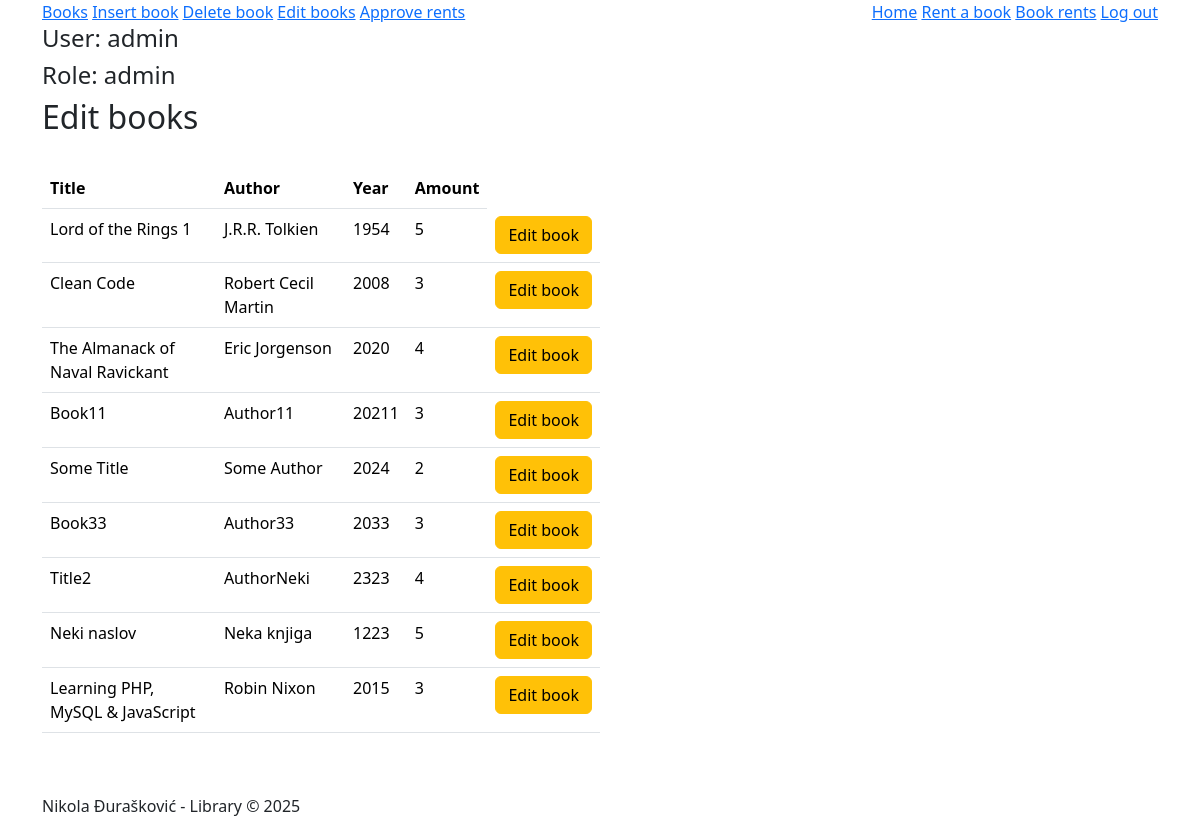
Page /edit.php (signed in) on the committed database.
### tables this page shows
CREATE TABLE IF NOT EXISTS `books` (
                                       `BookID` int NOT NULL AUTO_INCREMENT,
                                       `Title` varchar(50) NOT NULL,
                                       `Author` varchar(50) NOT NULL,
                                       `Year` int NOT NULL DEFAULT '0',
                                       `Amount` int NOT NULL,
                                       PRIMARY KEY (`BookID`)
);

### edit.php (the view, shortened to what this page needs)
<?php
require "config.php";
$stmt = $pdo->query("SELECT 1 FROM Books");
$data = $stmt->fetch();
$stmt = $pdo->query("SELECT * FROM books");
?>
<?php require "views/partials/header.php"?>
<?php require "views/partials/nav.php"?>
<main>
        <div class="container">
            <h2>Edit books</h2>
            <br>
            <table class="table">
                <?php
                    if($data) {
                ?>
                    <tr>
                        <th>Title</th>
                        <th>Author</th>
                        <th>Year</th>
                        <th>Amount</th>
                    </tr>
                    <?php
                        while($row = $stmt->fetch()) {
                    ?>
                    <tr>
                        <td><?= $row['Title'] ?></td>
                        <td><?= $row['Author'] ?></td>
                        <td><?= $row['Year'] ?></td>
                        <td><?= $row['Amount'] ?></td>
                        <td>
                            <form action="editBook.php" method="post">
                                <input type="submit" value="Edit book" class="btn btn-warning">
                            </form>
                        </td>
                    </tr>
                    <?php
                        }
                    } else {
                    ?>
                    <h3 style="color: red">No data</h3>
                    <?php } ?>
            </table>
            <br>
        </div>
</main>
<?php require "views/partials/footer.php"?>

### style.css (style rules this page uses)
* { box-sizing: border-box; margin: 0; padding: 0; }
.container { width: 80%; margin: auto; overflow: hidden; }
.table { width: 50% !important; }

### rows in the picture
books: Title "Lord of the Rings 1", Author "J.R.R. Tolkien", Year "1954", Amount "5"
books: Title "Clean Code", Author "Robert Cecil Martin", Year "2008", Amount "3"
books: Title "The Almanack of Naval Ravickant", Author "Eric Jorgenson", Year "2020", Amount "4"
books: Title "Book11", Author "Author11", Year "20211", Amount "3"
books: Title "Some Title", Author "Some Author", Year "2024", Amount "2"
books: Title "Book33", Author "Author33", Year "2033", Amount "3"
books: Title "Title2", Author "AuthorNeki", Year "2323", Amount "4"
books: Title "Neki naslov", Author "Neka knjiga", Year "1223", Amount "5"
books: Title "Learning PHP, MySQL & JavaScript", Author "Robin Nixon", Year "2015", Amount "3"

### other values in the picture
$usernameNav "admin"
$roleNav "admin"
